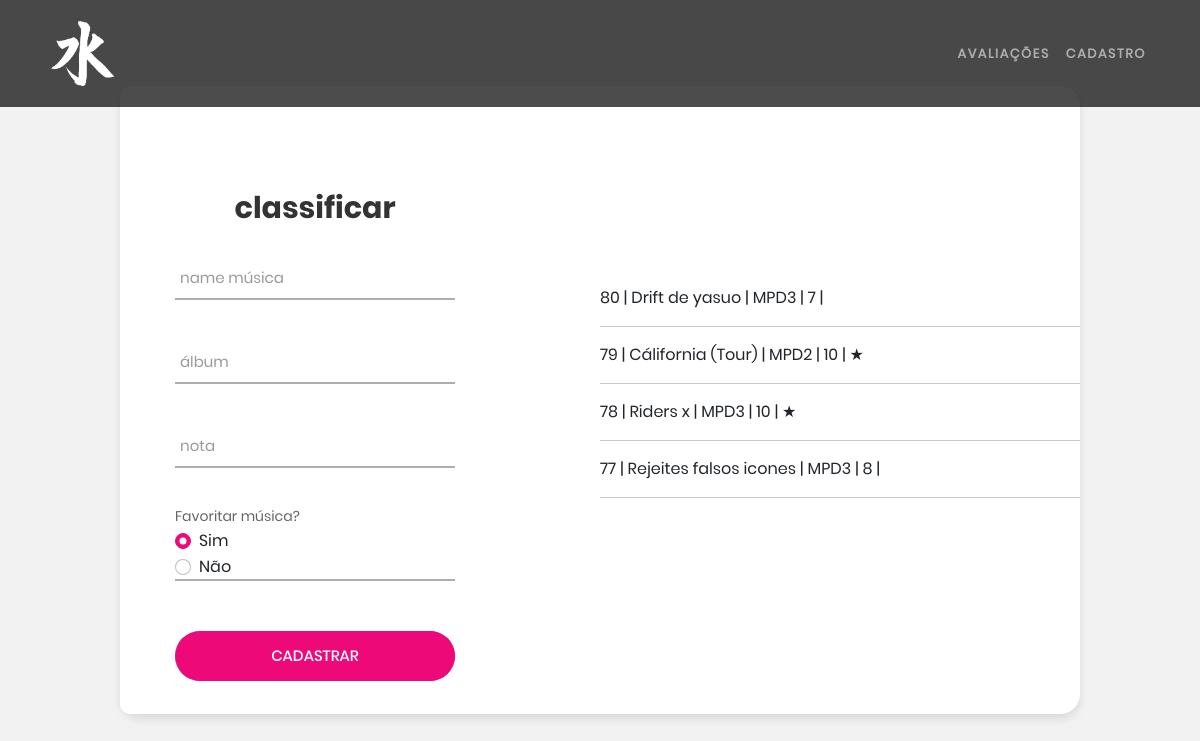
/avaliacao.php, run on the app's committed database.
### tables this page shows
CREATE TABLE IF NOT EXISTS `bd_avaliacao` (
  `id` int NOT NULL AUTO_INCREMENT,
  `nomemsc` varchar(255) NOT NULL,
  `album` varchar(255) NOT NULL,
  `nota` int NOT NULL,
  `favoritar` enum('★','') NOT NULL,
  PRIMARY KEY (`id`)
);

### avaliacao.php (the view, shortened to what this page needs)
<!DOCTYPE html>
<html lang="en">
    <head>
        <link href="css/styles.css" rel="stylesheet" />
        <link rel="stylesheet" href="css/main.css" />
    </head>
    <?php
        $pdo = new PDO('mysql:host=localhost;dbname=7k','root','');
        $pdo->setAttribute(PDO::ATTR_ERRMODE,PDO::ERRMODE_EXCEPTION);
    ?>
    <body id="page-top">
        <nav class="navbar navbar-expand-lg navbar-dark navbar-custom fixed-top">
            <div class="container px-3">
                <a class="navbar-brand" href="index.html"><img class="logo7k" src="assets/img/logo7k.png" alt="logo"></a>
                <div class="collapse navbar-collapse" id="navbarResponsive">
                    <ul class="navbar-nav ms-auto">
                        <li class="nav-item"><a class="nav-link" href="avaliacao.php">Avaliações</a></li>
                        <li class="nav-item"><a class="nav-link" href="cadastro.php">cadastro</a></li>
                    </ul>
                </div>
            </div>
        </nav>
        <div class="centraliza2">
        <div class="centraliza">
            <div class="cadastromusica">
                <div class="wrap-login100">
                    <form method="POST" class="login100-form validate-form">
                        <span class="login100-form-title p-b-26">
                            classificar
                        </span>
                        <div class="wrap-input100 validate-input">
                            <input class="input100" type="text"  method="POST" name="nome">
                            <span class="focus-input100" data-placeholder="name música"></span>
                        </div>
                        <div class="wrap-input100 validate-input">
                            <input class="input100" list="albuns"  method="POST" id="escolha-album" name="album" />
                            <span class="focus-input100" data-placeholder="álbum"></span>
                        </div>
                        <div class="wrap-input100 validate-input">
                            <input class="input100" type="number" method="POST" name="nota" min="0" max="10">
                            <span class="focus-input100" data-placeholder="nota"></span>
                        </div>
                        <p>Favoritar música?</p>
                            <div class="form-check">
                            <input class="form-check-input shadow-none" type="radio" name="fav" id="exampleRadios1" value="★" checked>
                            <label class="form-check-label" for="exampleRadios1">
                              Sim
                            </label>
                        </div>
                        <div class="form-check wrap-input100">
                            <input class="form-check-input shadow-none" type="radio" name="fav" id="exampleRadios2" value="">
                            <label class="form-check-label" for="exampleRadios2">
                            Não
                            </label>
                        </div>
                        <div class="container-login100-form-btn">
                            <div class="wrap-login100-form-btn">
                                <input class="login100-form-btn" value="cadastrar" id="cadastromsc" name="cadastromsc" type="submit" >
                            </div>
                        </div>
                    </form>
                </div>
            </div>
            <div class="tableaval">
            <?php
                   $sql = $pdo->prepare("SELECT * FROM bd_avaliacao");
                   $sql-> execute();
                   $fetchbd_avaliacao = $sql->fetchAll();
                   foreach ($fetchbd_avaliacao as $key => $value){
                       echo $value['id'].' | '.$value['nomemsc'].' | '.$value['album'].' | '.$value['nota'].' | '.$value['favoritar'];
                       echo '<hr>';
                   }
            ?>
            </div>
        </div>
        </div>
    </body>
</html>

### css/main.css (style rules this page uses)
* { margin: 0px; padding: 0px; box-sizing: border-box; }
body, html { height: 100%; font-family: Poppins-Regular, sans-serif; }
a { font-family: Poppins-Regular; font-size: 14px; line-height: 1.7; color: #666666; margin: 0px; transition: all 0.4s; -webkit-transition: all 0.4s; -o-transition: all 0.4s; -moz-transition: all 0.4s; }
p { font-family: Poppins-Regular; font-size: 14px; line-height: 1.7; color: #666666; margin: 0px; }
ul, li { margin: 0px; list-style-type: none; }
input { outline: none; border: none; }
.wrap-login100 { width: 390px; background: #fff; border-radius: 10px; overflow: hidden; padding: 77px 55px 33px 55px; }
.login100-form { width: 100%; }
.login100-form-title { display: block; font-family: Poppins-Bold; font-size: 30px; color: #333333; line-height: 3; text-align: center; }
.wrap-input100 { width: 100%; position: relative; border-bottom: 2px solid #adadad; margin-bottom: 37px; }
.input100 { font-family: Poppins-Regular; font-size: 15px; color: #555555; line-height: 1.2; display: block; width: 100%; height: 45px; background: transparent; padding: 0 5px; }
.focus-input100 { position: absolute; display: block; width: 100%; height: 100%; top: 0; left: 0; pointer-events: none; }
.focus-input100::before { content: ""; display: block; position: absolute; bottom: -2px; left: 0; width: 0; height: 2px; -webkit-transition: all 0.4s; -o-transition: all 0.4s; -moz-transition: all 0.4s; transition: all 0.4s; background: #6a7dfe; background: -webkit-linear-gradient(left, #21d4fd, #b721ff); background: -o-linear-gradient(left, #21d4fd, #b721ff); background: -moz-linear-gradient(left, #21d4fd, #b721ff); background: linear-gradient(left, #21d4fd, #b721ff); }
.focus-input100::after { font-family: Poppins-Regular; font-size: 15px; color: #999999; line-height: 1.2; content: attr(data-placeholder); display: block; width: 100%; position: absolute; top: 16px; left: 0px; padding-left: 5px; -webkit-transition: all 0.4s; -o-transition: all 0.4s; -moz-transition: all 0.4s; transition: all 0.4s; }
.container-login100-form-btn { display: -webkit-box; display: -webkit-flex; display: -moz-box; display: -ms-flexbox; display: flex; flex-wrap: wrap; justify-content: center; padding-top: 13px; }
.wrap-login100-form-btn { width: 100%; display: block; position: relative; z-index: 1; border-radius: 25px; overflow: hidden; margin: 0 auto; }
.login100-form-btn { font-family: Poppins-Medium; font-size: 15px; color: #fff; line-height: 1.2; text-transform: uppercase; display: -webkit-box; display: -webkit-flex; display: -moz-box; display: -ms-flexbox; display: flex; justify-content: center; align-items: center; padding: 0 20px; width: 100%; height: 50px; color: #fff; background-color: #ee0979; border-color: #ee0979; }
.validate-input { position: relative; }

### data on the page
bd_avaliacao: id "80", nomemsc "Drift de yasuo", album "MPD3", nota "7"
bd_avaliacao: id "79", nomemsc "Cálifornia (Tour)", album "MPD2", nota "10", favoritar "★"
bd_avaliacao: id "78", nomemsc "Riders x", album "MPD3", nota "10", favoritar "★"
bd_avaliacao: id "77", nomemsc "Rejeites falsos icones", album "MPD3", nota "8"
